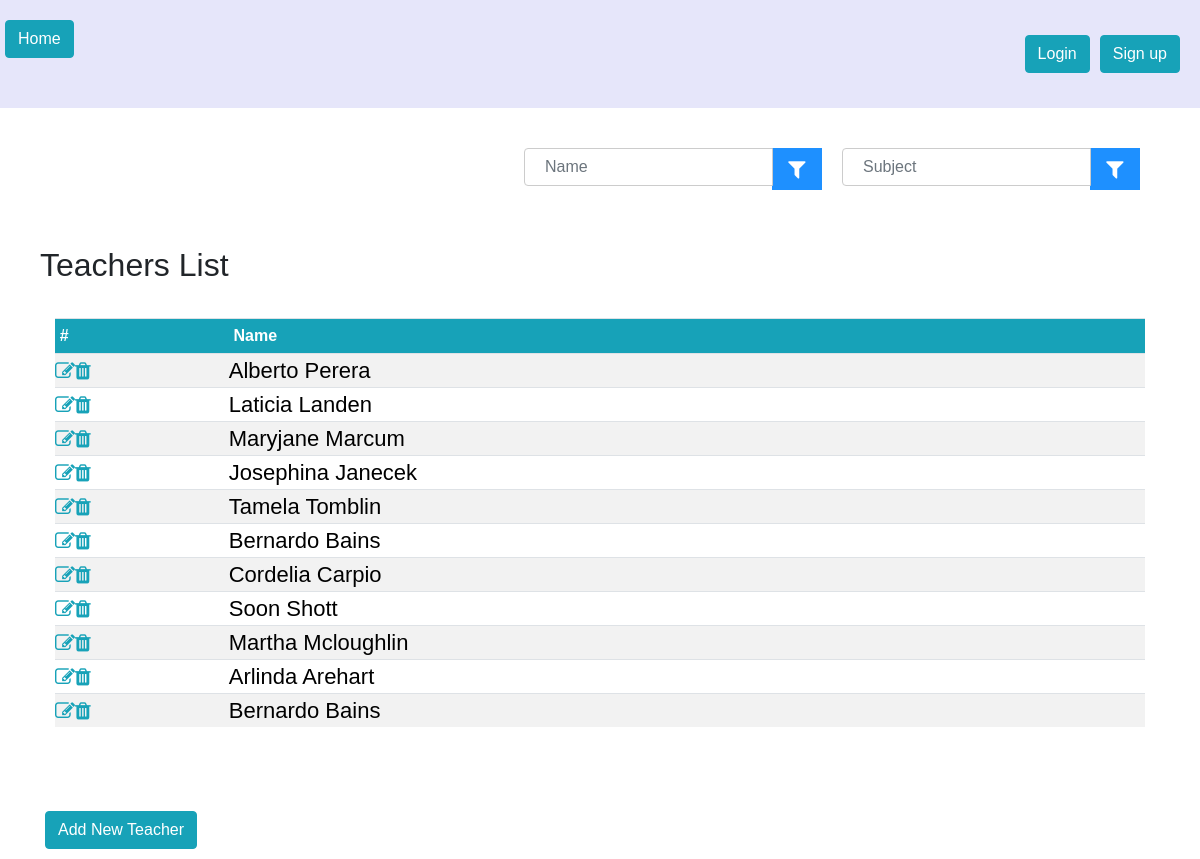
The page / on the database its author committed.
### teachers/models.py (models this page shows)
class Teacher(models.Model):
    first_name = models.CharField(max_length=30)
    last_name = models.CharField(max_length=30)
    profile_picture = models.ImageField(storage=fs)
    email_address = models.EmailField(max_length=254, unique=True)
    phone_number = PhoneNumberField(null=False, blank=False)
    room_number = models.CharField(max_length=10)
    subjects = MultiSelectField(choices=SUBJECTS,
                                max_choices=5)

### teachers/views.py (the view)
# urls.py: path('', views.index, name='index'),
def index(request):
    teachers_list = []
    name = request.GET.get('name') if request.GET.get('name') else ""
    subject = request.GET.get('subject') if request.GET.get('subject') else ""
    teachers_list = Teacher.objects.filter(Q(subjects__icontains=subject),
                                             last_name__startswith=name)
    return render(request, 'teachers/index.html', {"teachers": teachers_list, 'name': name, 'subject': subject})

### teachers/templates/teachers/index.html (shortened to what this page needs)
{% extends 'teachers/base.html' %}
{% block content %}
<div class="row">
    <div class="ml-auto">
        <form method="get"  style="display: inline-flex;" id="filter">
            <div class="input-group mb-3">
              <input type="text" class="form-control" placeholder="Name" aria-label="Name" value="{{ name }}"
                     aria-describedby="basic-addon2" name="name" style="margin: 0 !important;">
              <span class="input-group-append">
                <a href="#" onclick="document.getElementById('filter').submit();"><i class="fa fa-filter icon"></i></a>
              </span>
            </div>
            <div class="input-group mb-3">
              <input type="text" class="form-control" placeholder="Subject" aria-label="Subject" value="{{ subject }}"
                     aria-describedby="basic-addon2" name="subject" style="margin: 0 !important;">
              <span class="input-group-append">
                  <a href="#" onclick="document.getElementById('filter').submit();"><i class="fa fa-filter icon"></i></a>
              </span>
            </div>
        </form>
    </div>
</div>
<div class="row">
    <h2>Teachers List</h2>
    <div  class="ml-auto">
    </div>
  <div class="col-md-12">
      <table class="table table-sm">
        <tr>
          <th>#</th>
          <th>Name</th>
        </tr>
        {% for t in teachers %}
          <tr>
            <td>
                <span style="display: inline-flex;">
                    <a href="teacher/edit?id={{ t.id }}" class="text-info">
                        <i class="fa fa-edit"></i>
                    </a>
                    <form action="teacher/delete/" method="post" id="deleteItem_{{ t.id }}">
                        <a href="#" class="text-info" onclick="document.getElementById('deleteItem_{{ t.id }}').submit();">
                            <i class="fa fa-trash"></i>
                        </a>
                    </form>
                </span>
            </td>
            <td><a href="/teacher?id={{ t.id }}">{{ t.first_name }} {{ t.last_name }}</a></td>
          </tr>
        {% endfor %}
      </table>
  </div>
</div>
<br>
<br>
<a href="teacher/add" class="btn btn-info">Add New Teacher</a>
{% endblock %}

### teachers/templates/teachers/base.html (shortened to what this page needs)
<!doctype html>
{% load static %}
<html lang="en">
  <head>
    <link rel="stylesheet" href="https://stackpath.bootstrapcdn.com/bootstrap/4.3.1/css/bootstrap.min.css">
    <link rel="stylesheet" href="{% static 'css/styles.css' %}">
    <link href = "https://code.jquery.com/ui/1.10.4/themes/ui-lightness/jquery-ui.css" rel = "stylesheet">
    <link rel="stylesheet" href="https://cdnjs.cloudflare.com/ajax/libs/font-awesome/4.7.0/css/font-awesome.min.css">
  <link rel="stylesheet" href="https://cdnjs.cloudflare.com/ajax/libs/font-awesome/4.7.0/css/font-awesome.min.css">
</head>
  <body>
        <div class="row header">
            <div>
                <a href="/" class="btn btn-info">Home</a>
            </div>
            <div class="ml-auto ">
                <div style="display: inline-flex">
                    {% if user.is_authenticated %}
                        <a href="/logout" class="btn btn-info" style="margin: 5px;">Logout</a>
                    {% else %}
                        <a href="/login" class="btn btn-info" style="margin: 5px;">Login</a>
                        <a href="/signup" class="btn btn-info" style="margin: 5px;">Sign up</a>
                    {% endif %}
                </div>
            </div>
        </div>
        <div class="container">
            {% block content %}
            {% endblock %}
        </div>
  </body>

### static/css/styles.css (style rules this page uses)
input[type=text], input[type=email], input[type=file], input[type=password], select { width: 100%; padding: 12px 20px; margin: 8px 0; display: inline-block; border: 1px solid #ccc; border-radius: 4px; box-sizing: border-box; }
div { border-radius: 5px; padding: 10px; }
table { border-collapse: collapse; width: 100%; }
th, td { text-align: left; padding: 8px; }
tr:nth-child(even) { background-color: #f2f2f2 }
th { background-color: #17a2b8!important; color: white; }
a { text-decoration: none; font-size: 22px; color: black; }
.table { margin: 1rem 0; }
.table:first-of-type td { padding: 0; }
.table:first-of-type tbody i { font-size: 20px; }
.header { background-color: lavender; }
body { font-family: Arial, Helvetica, sans-serif; }
* { box-sizing: border-box; }
.icon { padding: 10px; background: dodgerblue; color: white; min-width: 50px; text-align: center; }

### rows shown on the page
Teacher: first_name "Alberto", last_name "Perera"
Teacher: first_name "Laticia", last_name "Landen"
Teacher: first_name "Maryjane", last_name "Marcum"
Teacher: first_name "Josephina", last_name "Janecek"
Teacher: first_name "Tamela", last_name "Tomblin"
Teacher: first_name "Bernardo", last_name "Bains"
Teacher: first_name "Cordelia", last_name "Carpio"
Teacher: first_name "Soon", last_name "Shott"
Teacher: first_name "Martha", last_name "Mcloughlin"
Teacher: first_name "Arlinda", last_name "Arehart"
Teacher: first_name "Bernardo", last_name "Bains"
